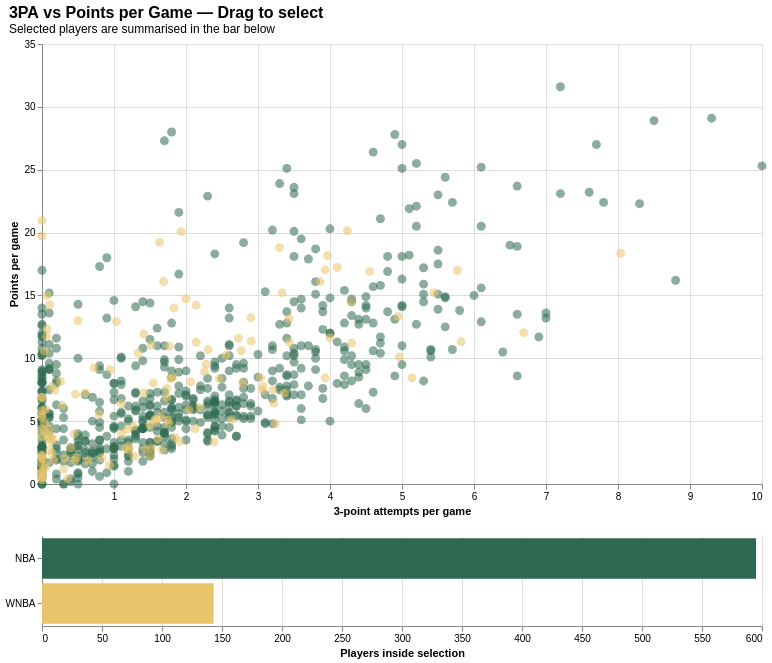

The notebook cell this image was saved under:
### Markdown cell above
### 3. Three-point attempts vs points scored — interactive linked selection

Scatter of 3-point attempts per game against points scored per game with a draggable rectangular brush — click and drag on the scatter to select a region of players, and the bar chart underneath updates live to show how many of the selected players come from each league.

### Code cell
scatter_data = (
    combined[['3PA', 'PTS', 'Player', 'Pos', 'League']]
    .dropna()
    .rename(columns={'3PA': 'ThreePA'})
)

brush = alt.selection_interval()

scatter = alt.Chart(scatter_data).mark_circle(size=80, opacity=0.55).encode(
    x=alt.X('ThreePA:Q', title='3-point attempts per game',
            axis=alt.Axis(values=[1, 2, 3, 4, 5, 6, 7, 8, 9, 10])),
    y=alt.Y('PTS:Q', title='Points per game'),
    color=alt.condition(
        brush,
        alt.Color('League:N', scale=PALETTE_3PA),
        alt.value('lightgray'),
    ),
    tooltip=[
        alt.Tooltip('Player:N'),
        alt.Tooltip('Pos:N'),
        alt.Tooltip('League:N'),
        alt.Tooltip('ThreePA:Q', title='3PA', format='.2f'),
        alt.Tooltip('PTS:Q', format='.2f'),
    ],
).add_params(brush).properties(
    width=720, height=440,
    title=alt.TitleParams(
        '3PA vs Points per Game — Drag to select',
        subtitle='Selected players are summarised in the bar below',
        anchor='start', fontSize=16,
    ),
)

bars = alt.Chart(scatter_data).mark_bar().encode(
    y=alt.Y('League:N', title=None),
    x=alt.X('count():Q', title='Players inside selection'),
    color=alt.Color('League:N', scale=PALETTE_3PA, legend=None),
    tooltip=['League:N', alt.Tooltip('count():Q', title='Selected players')],
).transform_filter(brush).properties(width=720, height=90)

chart_3pa = (scatter & bars).configure_view(stroke=None)
show_altair(chart_3pa)

### Figure 1 — Vega-Lite specification as saved in the notebook (floating-point values rounded to 4 significant figures; data arrays with more than 128 entries replaced by an {"elided": "..."} marker saying what was removed)
{"config": {"view": {"continuousWidth": 300, "continuousHeight": 300, "stroke": null}}, "vconcat": [{"mark": {"type": "circle", "opacity": 0.55, "size": 80}, "encoding": {"color": {"condition": {"param": "param_54dd647193d9b3b3", "field": "League", "scale": {"domain": ["NBA", "WNBA"], "range": ["#2d6a4f", "#e9c46a"]}, "type": "nominal"}, "value": "lightgray"}, "tooltip": [{"field": "Player", "type": "nominal"}, {"field": "Pos", "type": "nominal"}, {"field": "League", "type": "nominal"}, {"field": "ThreePA", "format": ".2f", "title": "3PA", "type": "quantitative"}, {"field": "PTS", "format": ".2f", "type": "quantitative"}], "x": {"axis": {"values": [1, 2, 3, 4, 5, 6, 7, 8, 9, 10]}, "field": "ThreePA", "title": "3-point attempts per game", "type": "quantitative"}, "y": {"field": "PTS", "title": "Points per game", "type": "quantitative"}}, "height": 440, "name": "view_415f9378de3c5270_0", "title": {"text": "3PA vs Points per Game — Drag to select", "anchor": "start", "fontSize": 16, "subtitle": "Selected players are summarised in the bar below"}, "width": 720}, {"mark": {"type": "bar"}, "encoding": {"color": {"field": "League", "legend": null, "scale": {"domain": ["NBA", "WNBA"], "range": ["#2d6a4f", "#e9c46a"]}, "type": "nominal"}, "tooltip": [{"field": "League", "type": "nominal"}, {"aggregate": "count", "title": "Selected players", "type": "quantitative"}], "x": {"aggregate": "count", "title": "Players inside selection", "type": "quantitative"}, "y": {"field": "League", "title": null, "type": "nominal"}}, "height": 90, "transform": [{"filter": {"param": "param_54dd647193d9b3b3"}}], "width": 720}], "data": {"name": "data-7a158eeb8eb546983a29fb9264828de7"}, "params": [{"name": "param_54dd647193d9b3b3", "select": {"type": "interval"}, "views": ["view_415f9378de3c5270_0"]}], "$schema": "https://vega.github.io/schema/vega-lite/v6.4.1.json", "datasets": {"data-7a158eeb8eb546983a29fb9264828de7": {"elided": "738 records"}}}
